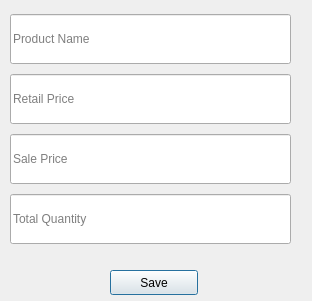
<?xml version="1.0" encoding="UTF-8"?>
<ui version="4.0">
 <class>Dialog</class>
 <widget class="QDialog" name="Dialog">
  <property name="geometry">
   <rect>
    <x>0</x>
    <y>0</y>
    <width>312</width>
    <height>301</height>
   </rect>
  </property>
  <property name="windowTitle">
   <string>Dialog</string>
  </property>
  <widget class="QPushButton" name="pushButton">
   <property name="geometry">
    <rect>
     <x>110</x>
     <y>270</y>
     <width>88</width>
     <height>25</height>
    </rect>
   </property>
   <property name="text">
    <string>Save</string>
   </property>
  </widget>
  <widget class="QWidget" name="">
   <property name="geometry">
    <rect>
     <x>10</x>
     <y>10</y>
     <width>281</width>
     <height>241</height>
    </rect>
   </property>
   <layout class="QVBoxLayout" name="verticalLayout">
    <item>
     <widget class="QLineEdit" name="lineEdit">
      <property name="sizePolicy">
       <sizepolicy hsizetype="Expanding" vsizetype="Fixed">
        <horstretch>0</horstretch>
        <verstretch>0</verstretch>
       </sizepolicy>
      </property>
      <property name="maximumSize">
       <size>
        <width>16777215</width>
        <height>50</height>
       </size>
      </property>
      <property name="placeholderText">
       <string>Product Name</string>
      </property>
     </widget>
    </item>
    <item>
     <widget class="QLineEdit" name="lineEdit_2">
      <property name="sizePolicy">
       <sizepolicy hsizetype="Expanding" vsizetype="Fixed">
        <horstretch>0</horstretch>
        <verstretch>0</verstretch>
       </sizepolicy>
      </property>
      <property name="maximumSize">
       <size>
        <width>16777215</width>
        <height>50</height>
       </size>
      </property>
      <property name="placeholderText">
       <string>Retail Price</string>
      </property>
     </widget>
    </item>
    <item>
     <widget class="QLineEdit" name="lineEdit_4">
      <property name="sizePolicy">
       <sizepolicy hsizetype="Expanding" vsizetype="Fixed">
        <horstretch>0</horstretch>
        <verstretch>0</verstretch>
       </sizepolicy>
      </property>
      <property name="maximumSize">
       <size>
        <width>16777215</width>
        <height>50</height>
       </size>
      </property>
      <property name="placeholderText">
       <string>Sale Price</string>
      </property>
     </widget>
    </item>
    <item>
     <widget class="QLineEdit" name="lineEdit_3">
      <property name="sizePolicy">
       <sizepolicy hsizetype="Expanding" vsizetype="Fixed">
        <horstretch>0</horstretch>
        <verstretch>0</verstretch>
       </sizepolicy>
      </property>
      <property name="maximumSize">
       <size>
        <width>16777215</width>
        <height>50</height>
       </size>
      </property>
      <property name="placeholderText">
       <string>Total Quantity</string>
      </property>
      <property name="clearButtonEnabled">
       <bool>false</bool>
      </property>
     </widget>
    </item>
   </layout>
  </widget>
 </widget>
 <resources/>
 <connections/>
</ui>
